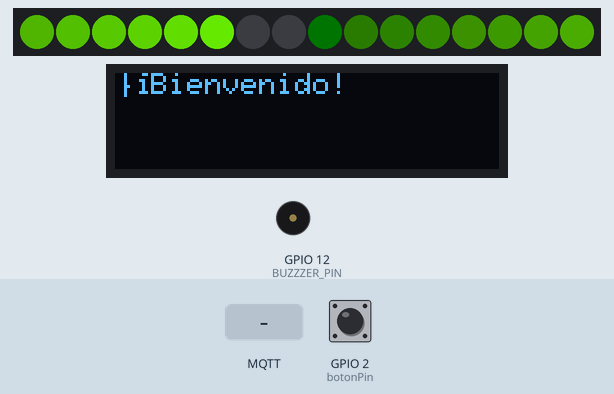
This sketch was run on a simulated ESP32. On the bench: 16 RGB LEDs in strip order, left to right, 128×32 one-colour display, buzzer (waves = sounding). The test bench sets the inputs (shaded band); at power-on: GPIO 2 (botonPin) LOW. Dim RGB values are drawn brighter than linear; WiFi joins after 1.5 s; servers stay silent unless stated; the display library's start-up logo is not drawn; random numbers use the default seed unless the sketch sets one; no MQTT or app messages arrive unless stated; the camera gives no picture; what the sketch prints to the serial monitor is not drawn.

Above: at 5.7 s.
5.8 s: GPIO 2 (botonPin) pulled HIGH for 0.15 s
At 6.01 s:
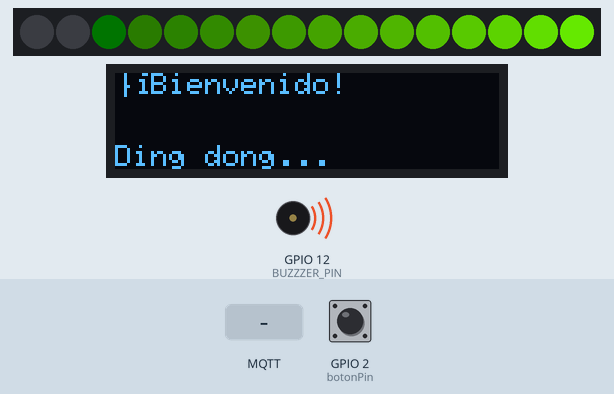
At 7.2 s:
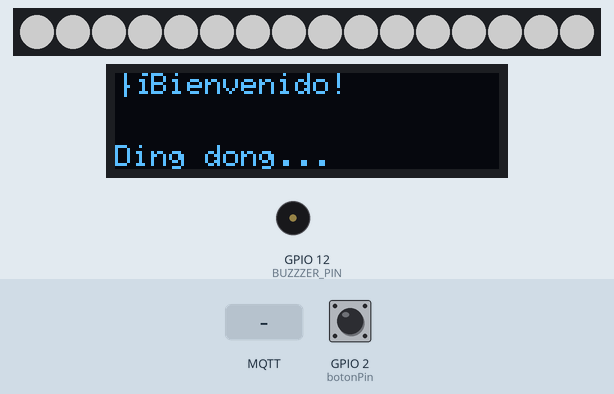
8.9 s: MQTT message "undefined" arrives on the first subscribed topic
11.9 s: GPIO 2 (botonPin) pulled HIGH for 1 s
At 12.27 s:
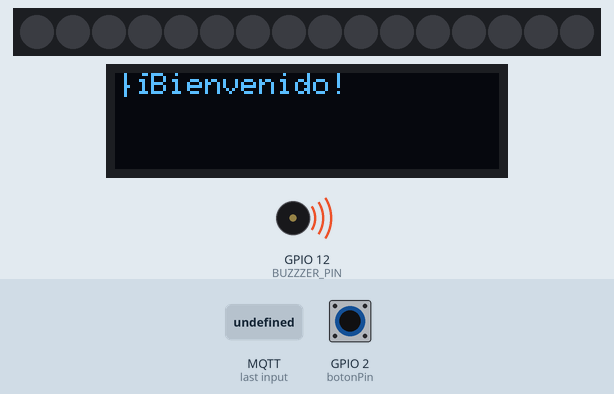
13.5 s: MQTT message "1" arrives on the first subscribed topic
Timing chart, 0 to 16.5 s (numbered marks = the images above; inputs shaded):
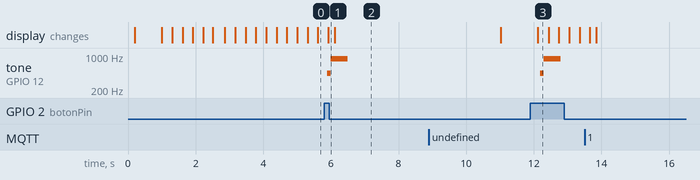

Measured:
- after the input at 5.8 s, tone on GPIO 12 (BUZZZER_PIN): silent → 440 Hz after 0.10 s, → 880 Hz 0.10 s later, → silent 0.50 s later
- after the input at 11.9 s, tone on GPIO 12 (BUZZZER_PIN): silent → 440 Hz after 0.29 s, → 880 Hz 0.10 s later, → silent 0.50 s later

The sketch:

CAMERA_MQTT.ino
```cpp
#include "esp_camera.h"
#include <WiFi.h>

//Librerias para MQTT y lectura de JSON
#include <PubSubClient.h> //https://github.com/knolleary/pubsubclient
#include <Arduino_JSON.h> //https://github.com/arduino-libraries/Arduino_JSON
#include <base64.h>

#include <Wire.h>
#include <Adafruit_GFX.h>
#include <Adafruit_SSD1306.h>
#include <Adafruit_NeoPixel.h> //https://github.com/adafruit/Adafruit_NeoPixel
#include "hsv.h"

//
// WARNING!!! PSRAM IC required for UXGA resolution and high JPEG quality
//            Ensure ESP32 Wrover Module or other board with PSRAM is selected
//            Partial images will be transmitted if image exceeds buffer size
//
//            You must select partition scheme from the board menu that has at least 3MB APP space.
//            Face Recognition is DISABLED for ESP32 and ESP32-S2, because it takes up from 15
//            seconds to process single frame. Face Detection is ENABLED if PSRAM is enabled as well

// ===================
// Select camera model
// ===================
//#define CAMERA_MODEL_WROVER_KIT // Has PSRAM
//#define CAMERA_MODEL_ESP_EYE // Has PSRAM
//#define CAMERA_MODEL_ESP32S3_EYE // Has PSRAM
//#define CAMERA_MODEL_M5STACK_PSRAM // Has PSRAM
//#define CAMERA_MODEL_M5STACK_V2_PSRAM // M5Camera version B Has PSRAM
//#define CAMERA_MODEL_M5STACK_WIDE // Has PSRAM
//#define CAMERA_MODEL_M5STACK_ESP32CAM // No PSRAM
//#define CAMERA_MODEL_M5STACK_UNITCAM // No PSRAM
#define CAMERA_MODEL_AI_THINKER // Has PSRAM
//#define CAMERA_MODEL_TTGO_T_JOURNAL // No PSRAM
// ** Espressif Internal Boards **
//#define CAMERA_MODEL_ESP32_CAM_BOARD
//#define CAMERA_MODEL_ESP32S2_CAM_BOARD
//#define CAMERA_MODEL_ESP32S3_CAM_LCD

#include "camera_pins.h"
#include "soc/soc.h" //disable brownout problems
#include "soc/rtc_cntl_reg.h" //disable brownout problems

#define SCREEN_WIDTH 128 // Ancho del display OLED en píxeles
#define SCREEN_HEIGHT 32 // Alto del display OLED en píxeles
// Inicializamos el objeto del display OLED
Adafruit_SSD1306 display(SCREEN_WIDTH, SCREEN_HEIGHT, &Wire, -1);

// ===========================
// Enter your WiFi credentials
// ===========================
const char* ssid = "WIFI_NAME";
const char* password = "WIFI_PASSWORD";

const int LED_PIN = 13;  // número del pin del LED
const int botonPin  = 2; // número del pin donde se conecta el botón
const int BUZZZER_PIN = 12; // número del pin donde se conecta el botón

#define NUMPIXELS 16
//Se aplica la configuracion que necesita el WS2812 y se le indica el numero de LEDS
Adafruit_NeoPixel pixels = Adafruit_NeoPixel(NUMPIXELS, LED_PIN, NEO_GRB + NEO_KHZ800);
// Define constants
const int LOADING_WIFI_HUE = 50;
const int LOADING_INTERNET_HUE = 1130;

const int DELAY_TIME = 30;
const int MAX_HUE = 256*6;
int position = 0;
int currentHue = LOADING_INTERNET_HUE; // Define la variable y le asigna un valor inicial de cero
const int ledBrightness = 255;


int statusAro = 0;
TaskHandle_t Task1;


//Parametros de conexion MQTT con MikroDash
const char* mqtt_server = "mqtt.mikrodash.com"; //Servidor MQTT
const int mqtt_port = 1883;                     //Puerto MQTT
const int qos_level=1;                          //Calidad del servicio MQTT


//Credenciales MQTT MikroDash
const char* usernameMQTT = "MQTT_USER";
const char* passwordMQTT = "MQTT_PASSWORD";

//Topics MQTT
const char* topic_doorbell = "TOPIC_DOORBELL";
const char* topic_messages = "TOPIC_MESSAGES";

String customMessage = "";

//Variables para la conexión y envio de mensajes MQTT
WiFiClient espClient;
PubSubClient client(espClient);
#define MSG_BUFFER_SIZE  (60000)
const int MAX_PAYLOAD = 60000;
char msg[MSG_BUFFER_SIZE];


void showSolidColorAnimation(int hue) {
  for (int i = 0; i < NUMPIXELS; i++)
    pixels.setPixelColor((i + position) % NUMPIXELS, getPixelColorHsv(i, hue, 255, pixels.gamma8(i * (255 / NUMPIXELS))));
  pixels.show();
  position++;
  position %= NUMPIXELS;
  hue += 2;
  delay(30);
}

//Task1code: para hacer cosas en segundo plano
void Task1code( void * pvParameters ){
  Serial.print("Task1 running on core ");
  Serial.println(xPortGetCoreID());

  for(;;){
    switch (statusAro) {
      case 0: //Deja los leds en blanco
        pixels.clear();
        pixels.show();
        delay(1);
        statusAro = 1000;
        break;
      case 1: //Loading Internet
        if (currentHue > LOADING_INTERNET_HUE + 200 || currentHue < LOADING_INTERNET_HUE - 200) {
          currentHue = LOADING_INTERNET_HUE;
        }
        showSolidColorAnimation(currentHue);
        break;
      case 2: //Loading Wifi
        if (currentHue > LOADING_WIFI_HUE + 250 || currentHue < LOADING_WIFI_HUE - 50) {
          currentHue = LOADING_WIFI_HUE;
        }
        showSolidColorAnimation(currentHue);
        break;
      case 3: //Se activa led verde
        for (int i = 0; i < 50; i++) {
          showSolidColorAnimation(400);
        }
        statusAro = 0;
        break;
      case 4:
        for (int i = 0; i < 50; i++) {
          showSolidColorAnimation(260);
        }
        statusAro = 0;
        break;
      default:
        for (int i = 0; i < NUMPIXELS; i++) {
          pixels.setPixelColor(i, pixels.Color(110, 110, 110));
        }
        pixels.show();
        delay(DELAY_TIME);
        break;
    }
  }
}

//Callback para la recepcion de datos en los topic suscrito
void callback(char* topic, byte* payload, unsigned int length) {
  String myString = "";
  for (int i = 0; i < length; i++) {
    myString = myString + (char)payload[i]; //Se convierte el payload de tipo bytes a una cadena de texto (String)
  }
  JSONVar myObject = JSON.parse(myString); // Se convierte la respuesta a tipo Object para acceder a los valores por el nombre.
  if (JSON.typeof(myObject) == "undefined") { // Si el archivo no tiene información o no es JSON se sale del callback
    Serial.println("[JSON] JSON NO VALIDO");
    return;
  }else{                                      //Si el archivo es JSON y contiene info entra aqui
    const char* from = myObject["from"];
    Serial.println(myObject["value"]);
    if(strcmp(topic,topic_messages)==0 && strcmp(from,"app")==0 ){  //Si el topic es topic_led y lo envia app.mikrodash.com
      String temporalStr = JSON.stringify(myObject["value"]);
      temporalStr.replace("\"", "");
      if(temporalStr.length() > 0 && temporalStr != "" && !customMessage.equals(temporalStr)){
        // Generar el tono de ding-dong
        statusAro = 4;
        tone(BUZZZER_PIN, 880, 500);  // Tono de 880Hz durante 300ms
        delay(100);
        tone(BUZZZER_PIN, 880, 500);  // Tono de 880Hz durante 300ms
        delay(100);
        customMessage = temporalStr;
        Serial.println(customMessage);
        defaultMessage();
      }
    }
  }

}
/*
  * Funcion para reconectar a MQTT
*/
void reconnect() {
  while (!client.connected()) {
    Serial.print("Conectando al broker MQTT...");
    // Se genera un ID aleatorio con
    String clientId = "MikroDasLampClient-";
    clientId += String(random(0xffff), HEX);

    //Cuando se conecta
    if (client.connect(clientId.c_str(), usernameMQTT, passwordMQTT) ) {
      statusAro = 3;
      Serial.println("Conectado");
      client.subscribe(topic_messages,qos_level);

    } else {
      statusAro = 1;
      Serial.print("Error al conectar: ");
      Serial.print(client.state());
      Serial.println(" Reintentando en 5 segundos...");
      delay(5000);
    }
  }
}

void setup() {
  // Inicializamos la comunicación I2C
  Wire.begin(14, 15);
  pinMode(LED_PIN, OUTPUT);
  pinMode(BUZZZER_PIN, OUTPUT); // configurar el pin como entrada con Pull-Down interno
  pinMode(botonPin, INPUT_PULLDOWN); // configurar el pin como entrada con Pull-Down interno
  Serial.begin(115200);
  Serial.setDebugOutput(true);
  Serial.println();
  digitalWrite(LED_PIN, HIGH);
  digitalWrite(BUZZZER_PIN, LOW);

  delay(200);
  pixels.begin();
  pixels.show(); // Inicializar todos los LEDS en apagado


     //Se habilita el segundo CORE del procesador
  //create a task that will be executed in the Task1code() function, with priority 1 and executed on core 0
  xTaskCreatePinnedToCore(
                    Task1code,   /* Task function. */
                    "Task1",     /* name of task. */
                    10000,       /* Stack size of task */
                    NULL,        /* parameter of the task */
                    2,           /* priority of the task */
                    &Task1,      /* Task handle to keep track of created task */
                    0);          /* pin task to core 0 */
  delay(500);
  pixels.clear();

  camera_config_t config;
  config.ledc_channel = LEDC_CHANNEL_0;
  config.ledc_timer = LEDC_TIMER_0;
  config.pin_d0 = Y2_GPIO_NUM;
  config.pin_d1 = Y3_GPIO_NUM;
  config.pin_d2 = Y4_GPIO_NUM;
  config.pin_d3 = Y5_GPIO_NUM;
  config.pin_d4 = Y6_GPIO_NUM;
  config.pin_d5 = Y7_GPIO_NUM;
  config.pin_d6 = Y8_GPIO_NUM;
  config.pin_d7 = Y9_GPIO_NUM;
  config.pin_xclk = XCLK_GPIO_NUM;
  config.pin_pclk = PCLK_GPIO_NUM;
  config.pin_vsync = VSYNC_GPIO_NUM;
  config.pin_href = HREF_GPIO_NUM;
  config.pin_sscb_sda = SIOD_GPIO_NUM;
  config.pin_sscb_scl = SIOC_GPIO_NUM;
  config.pin_pwdn = PWDN_GPIO_NUM;
  config.pin_reset = RESET_GPIO_NUM;
  config.xclk_freq_hz = 20000000;
  config.frame_size = FRAMESIZE_VGA;
  config.pixel_format = PIXFORMAT_JPEG; // for streaming
  //config.pixel_format = PIXFORMAT_RGB565; // for face detection/recognition
  config.grab_mode = CAMERA_GRAB_WHEN_EMPTY;
  config.fb_location = CAMERA_FB_IN_PSRAM;
  config.jpeg_quality = 20;
  config.fb_count = 1;

  // if PSRAM IC present, init with UXGA resolution and higher JPEG quality
  //                      for larger pre-allocated frame buffer.
  if(config.pixel_format == PIXFORMAT_JPEG){
    if(psramFound()){
      config.jpeg_quality = 10;
      config.fb_count = 2;
      config.grab_mode = CAMERA_GRAB_LATEST;
    } else {
      // Limit the frame size when PSRAM is not available
      config.frame_size = FRAMESIZE_SVGA;
      config.fb_location = CAMERA_FB_IN_DRAM;
    }
  } else {
    // Best option for face detection/recognition
    config.frame_size = FRAMESIZE_240X240;
#if CONFIG_IDF_TARGET_ESP32S3
    config.fb_count = 2;
#endif
  }

#if defined(CAMERA_MODEL_ESP_EYE)
  pinMode(13, INPUT_PULLUP);
  pinMode(14, INPUT_PULLUP);
#endif

  // camera init
  esp_err_t err = esp_camera_init(&config);
  if (err != ESP_OK) {
    Serial.printf("Camera init failed with error 0x%x", err);
    statusAro = 1;
    return;
  }

  sensor_t * s = esp_camera_sensor_get();
  s->set_vflip(s, 0); // flip it back
  s->set_brightness(s, 1); // up the brightness just a bit
  s->set_saturation(s, 1); // lower the saturation
  // initial sensors are flipped vertically and colors are a bit saturated
  if (s->id.PID == OV3660_PID) {
    s->set_vflip(s, 1); // flip it back
    s->set_brightness(s, 1); // up the brightness just a bit
    s->set_saturation(s, -2); // lower the saturation
  }
  // drop down frame size for higher initial frame rate
  if(config.pixel_format == PIXFORMAT_JPEG){
    s->set_framesize(s, FRAMESIZE_QVGA);
  }

#if defined(CAMERA_MODEL_M5STACK_WIDE) || defined(CAMERA_MODEL_M5STACK_ESP32CAM)
  s->set_vflip(s, 1);
  s->set_hmirror(s, 1);
#endif

#if defined(CAMERA_MODEL_ESP32S3_EYE)
  s->set_vflip(s, 1);
#endif


  WiFi.begin(ssid, password);
  WiFi.setSleep(false);

  while (WiFi.status() != WL_CONNECTED) {
    statusAro = 2;
    delay(500);
    Serial.print(".");
  }
  Serial.println("");
  Serial.println("WiFi connected");
  client.setServer(mqtt_server, mqtt_port);  //Se indica el servidor y puerto de MQTT para conectarse
  client.setCallback(callback);  //Se establece el callback, donde se reciben los cambios de las suscripciones MQTT
  delay(10);

  display.begin(SSD1306_SWITCHCAPVCC, 0x3C);
  display.display();
  delay(2000);
  defaultMessage();

  statusAro = 3;
}

void loop() {
  if (!client.connected()) { //Si se detecta que no hay conexión con el broker
    reconnect(); //Reintenta la conexión
  }
  client.loop();            //Crea un bucle para las suscripciones MQTT
  int botonEstado = digitalRead(botonPin); // leer el estado lógico del pin
  if (botonEstado == HIGH) {
    statusAro = 1;
    take_picture();
    delay(1000);
  }

  delay(100); //Un delay de 100ms para darle un respiro al modulo de wifi
}

void take_picture() {
  statusAro = 0;
  camera_fb_t * fb = NULL;
  Serial.println("Taking picture");
  fb = esp_camera_fb_get(); // used to get a single picture.
  if (!fb) {
    statusAro = 4;
    Serial.println("Camera capture failed");
    return;
  }
  Serial.println("Picture taken");
  sendMQTT(fb->buf, fb->len);
  esp_camera_fb_return(fb); // must be used to free the memory allocated by esp_camera_fb_get().

}

void sendMQTT(const uint8_t * buf, uint32_t len){
  Serial.println("Sending picture...");
  if(len>MAX_PAYLOAD){
    statusAro = 4;
    Serial.print("Picture too large, increase the MAX_PAYLOAD value");
  }else{
    statusAro = 1;
    dingdongMessage();
    // Generar el tono de ding-dong
    tone(BUZZZER_PIN, 440, 500);  // Tono de 440Hz durante 200ms
    delay(100);
    tone(BUZZZER_PIN, 880, 500);  // Tono de 880Hz durante 300ms

    Serial.print("Picture sent ? : ");
    // Convertir los datos de la imagen en una cadena de caracteres y despues a base64
    String str = "";
    for (int i = 0; i < len; i++) {
      str += char(buf[i]);
    }
    String encoded = base64::encode(str);
    snprintf (msg, MSG_BUFFER_SIZE, "{\"from\":\"device\",\"message\":\"event_doorbell\",\"value\": \"%s\" }", encoded.c_str());   //convierte los parametros en un array de bytes
    //Serial.println(client.publish(topic_doorbell, msg, false));

    client.beginPublish(topic_doorbell, strlen(msg), false);
    client.write((const uint8_t*)msg, strlen(msg));
    client.endPublish();
    Serial.println(msg);
    statusAro = 3;
    delay(5000);
    defaultMessage();
  }
}

void defaultMessage(){
  display.clearDisplay();
  display.setTextColor(WHITE);
  display.setTextSize(1);
  display.setCursor(0,0);
  display.println("¡Bienvenido!");
  display.setCursor(0,24);
  display.println(customMessage);
  display.display();
}

void dingdongMessage(){
  display.clearDisplay();
  display.setTextColor(WHITE);
  display.setTextSize(1);
  display.setCursor(0,0);
  display.println("¡Bienvenido!");
  display.setCursor(0,24);
  display.println("Ding dong...");
  display.display();
}
```

hsv.h
```cpp
uint32_t getPixelColorHsv(
  uint16_t n, uint16_t h, uint8_t s, uint8_t v) {

  uint8_t r, g, b;

  if (!s) {
    // Monochromatic, all components are V
    r = g = b = v;
  } else {
    uint8_t sextant = h >> 8;
    if (sextant > 5)
      sextant = 5;  // Limit hue sextants to defined space

    g = v;    // Top level

    // Perform actual calculations

    /*
       Bottom level:
       --> (v * (255 - s) + error_corr + 1) / 256
    */
    uint16_t ww;        // Intermediate result
    ww = v * (uint8_t)(~s);
    ww += 1;            // Error correction
    ww += ww >> 8;      // Error correction
    b = ww >> 8;

    uint8_t h_fraction = h & 0xff;  // Position within sextant
    uint32_t d;      // Intermediate result

    if (!(sextant & 1)) {
      // r = ...slope_up...
      // --> r = (v * ((255 << 8) - s * (256 - h)) + error_corr1 + error_corr2) / 65536
      d = v * (uint32_t)(0xff00 - (uint16_t)(s * (256 - h_fraction)));
      d += d >> 8;  // Error correction
      d += v;       // Error correction
      r = d >> 16;
    } else {
      // r = ...slope_down...
      // --> r = (v * ((255 << 8) - s * h) + error_corr1 + error_corr2) / 65536
      d = v * (uint32_t)(0xff00 - (uint16_t)(s * h_fraction));
      d += d >> 8;  // Error correction
      d += v;       // Error correction
      r = d >> 16;
    }

    // Swap RGB values according to sextant. This is done in reverse order with
    // respect to the original because the swaps are done after the
    // assignments.
    if (!(sextant & 6)) {
      if (!(sextant & 1)) {
        uint8_t tmp = r;
        r = g;
        g = tmp;
      }
    } else {
      if (sextant & 1) {
        uint8_t tmp = r;
        r = g;
        g = tmp;
      }
    }
    if (sextant & 4) {
      uint8_t tmp = g;
      g = b;
      b = tmp;
    }
    if (sextant & 2) {
      uint8_t tmp = r;
      r = b;
      b = tmp;
    }
  }
  return ((uint32_t)r << 16) | ((uint32_t)g << 8) | b;
}
```

Source omitted: camera_pins.h (7021 bytes)
